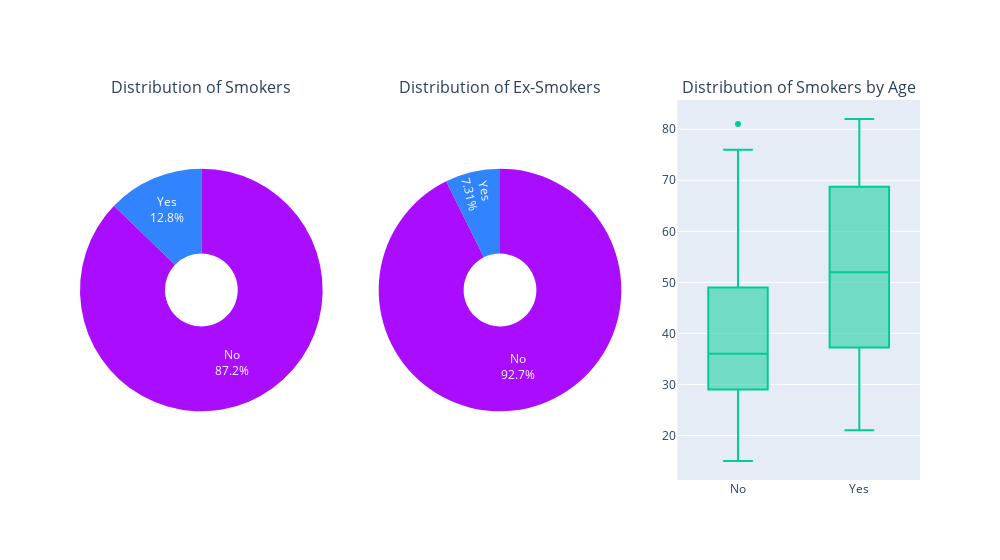

Notebook code for this chart:
### Markdown cell above
**Observations:**
* Chart shows that the number of females is significantly higher for females, probably further observations based on the gender can be biased due to the imbalancy between two classes

### Code cell
# Create subplots with specified row and column layout
fig = make_subplots(
    rows=1, 
    cols=3, 
    specs=[[{'type': 'domain'}, {'type': 'domain'}, {'type': 'xy'}]],
    subplot_titles=[
        "Distribution of Smokers", 
        "Distribution of Ex-Smokers", 
        "Distribution of Smokers by Age"
    ]
)

# Add pie chart for smoking distribution
fig.add_trace(
    go.Pie(
        values=df["smoking"].value_counts(), 
        labels=df["smoking"].unique().tolist(),
        hole=0.3, 
        textinfo="label+percent",
        textposition="inside",
        marker=dict(colors=px.colors.qualitative.Alphabet)
    ), 
    row=1, 
    col=1
)

# Add pie chart for smoking history distribution
fig.add_trace(
    go.Pie(
        values=df["smoking_history"].value_counts(), 
        labels=df["smoking_history"].unique().tolist(),
        hole=0.3, 
        textinfo="label+percent",
        textposition="inside",
        marker=dict(colors=px.colors.qualitative.Alphabet)
    ), 
    row=1, 
    col=2
)

# Add box plot for smoking distribution by age
fig.add_trace(
    go.Box(
        x=df["smoking"], 
        y=df["age"]
    ), 
    row=1, 
    col=3
)

# Update layout to hide legends
fig.update_layout(
    showlegend=False,
    width=1000
)

# Display the figure
fig.show()

### Figure 1 — Plotly figure (JSON) as saved in the notebook; plotly's stock layout.template omitted (floating-point values rounded to 4 significant figures; data arrays with more than 128 entries replaced by an {"elided": "..."} marker saying what was removed)
{"data": [{"domain": {"x": [0, 0.2889], "y": [0, 1]}, "hole": 0.3, "labels": ["No", "Yes"], "marker": {"colors": ["#AA0DFE", "#3283FE", "#85660D", "#782AB6", "#565656", "#1C8356", "#16FF32", "#F7E1A0", "#E2E2E2", "#1CBE4F", "#C4451C", "#DEA0FD", "#FE00FA", "#325A9B", "#FEAF16", "#F8A19F", "#90AD1C", "#F6222E", "#1CFFCE", "#2ED9FF", "#B10DA1", "#C075A6", "#FC1CBF", "#B00068", "#FBE426", "#FA0087"]}, "textinfo": "label+percent", "textposition": "inside", "type": "pie", "values": [334, 49]}, {"domain": {"x": [0.3556, 0.6444], "y": [0, 1]}, "hole": 0.3, "labels": ["No", "Yes"], "marker": {"colors": ["#AA0DFE", "#3283FE", "#85660D", "#782AB6", "#565656", "#1C8356", "#16FF32", "#F7E1A0", "#E2E2E2", "#1CBE4F", "#C4451C", "#DEA0FD", "#FE00FA", "#325A9B", "#FEAF16", "#F8A19F", "#90AD1C", "#F6222E", "#1CFFCE", "#2ED9FF", "#B10DA1", "#C075A6", "#FC1CBF", "#B00068", "#FBE426", "#FA0087"]}, "textinfo": "label+percent", "textposition": "inside", "type": "pie", "values": [355, 28]}, {"type": "box", "x": {"elided": "383 str values"}, "xaxis": "x", "y": {"elided": "383 int values"}, "yaxis": "y"}], "layout": {"annotations": [{"font": {"size": 16}, "showarrow": false, "text": "Distribution of Smokers", "x": 0.1444, "xanchor": "center", "xref": "paper", "y": 1, "yanchor": "bottom", "yref": "paper"}, {"font": {"size": 16}, "showarrow": false, "text": "Distribution of Ex-Smokers", "x": 0.5, "xanchor": "center", "xref": "paper", "y": 1, "yanchor": "bottom", "yref": "paper"}, {"font": {"size": 16}, "showarrow": false, "text": "Distribution of Smokers by Age", "x": 0.8556, "xanchor": "center", "xref": "paper", "y": 1, "yanchor": "bottom", "yref": "paper"}], "showlegend": false, "width": 1000, "xaxis": {"anchor": "y", "domain": [0.7111, 1]}, "yaxis": {"anchor": "x", "domain": [0, 1]}}}
